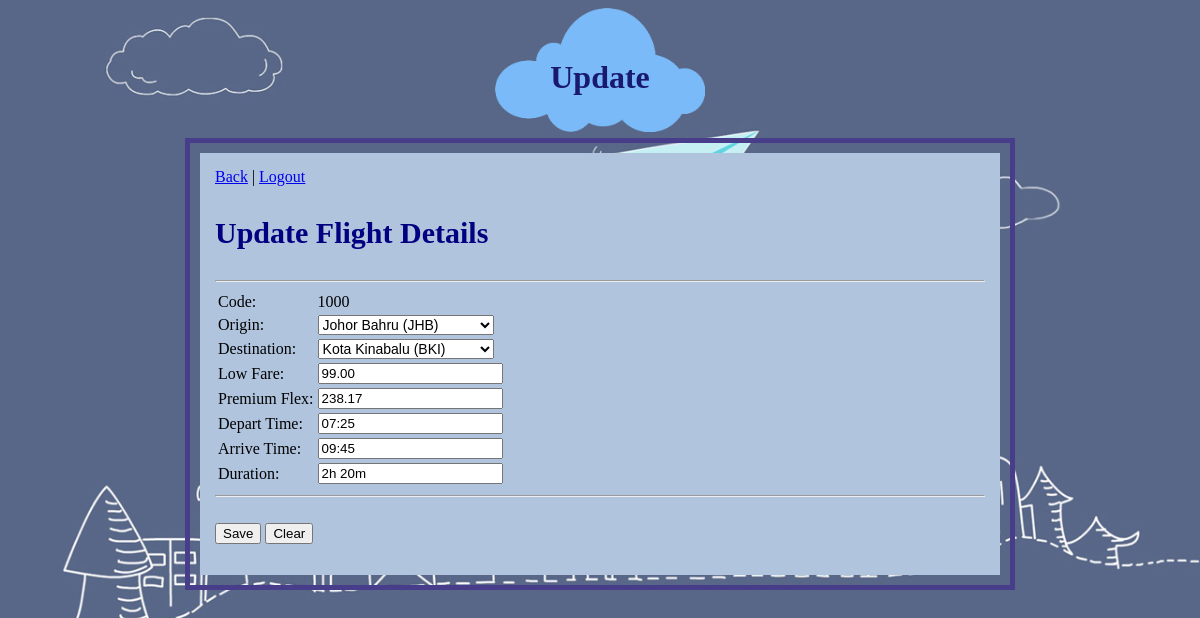
The page /admin/editFlightA.php?code=1000 (signed in) on the database its author committed.
### tables this page shows
CREATE TABLE `flight` (
  `Code` int(4) NOT NULL AUTO_INCREMENT,
  `Origin` varchar(50) NOT NULL,
  `Destination` varchar(50) NOT NULL,
  `LowFare` varchar(10) NOT NULL,
  `PremiumFlex` varchar(10) NOT NULL,
  `DepartTime` varchar(10) NOT NULL,
  `ArriveTime` varchar(10) NOT NULL,
  `Duration` varchar(10) NOT NULL,
  PRIMARY KEY (`Code`),
  KEY `Loct` (`Origin`),
  KEY `Loct2` (`Destination`),
  CONSTRAINT `Loct` FOREIGN KEY (`Origin`) REFERENCES `locate` (`Origin`) ON DELETE CASCADE ON UPDATE CASCADE,
  CONSTRAINT `Loct2` FOREIGN KEY (`Destination`) REFERENCES `locate` (`Origin`) ON DELETE CASCADE ON UPDATE CASCADE
);

### admin/editFlightA.php (the view, shortened to what this page needs)
<html>
<head>
<link rel="stylesheet" type="text/css" href="../css/design.css">
<?php
	$code = $_GET['code'];
	$sql="SELECT * FROM flight where Code='".$code."'";
	$result=mysql_query($sql);
	$row = mysql_fetch_row($result);
?>
</head>
<body>
	<div id="tile">
	<h1>Update</h1></div>
	<div id="wrapper">
	<div id="bg1">
	<?php include('../include/valid3.php'); ?>
	<form name="form" method="post" action="saveFlightA.php">
		<h3>Update Flight Details</h3><hr>
		<table border="0">
			<tr>
				<td> Code: </td>
				<td> <?php echo $row[0]; ?> </td>
			</tr>
			<tr>
				<td> Origin: </td>
				<td> <select name="origin">
				<option value="<?php echo $row[1]; ?> "><?php echo $row[1]; ?> </option>
				</select></td>
			</tr>
			<tr>
				<td> Destination: </td>
				<td> <select name="destination">
				<option value="<?php echo $row[2]; ?> "><?php echo $row[2]; ?> </option>
				</select></td>
			</tr>
			<tr>
				<td> Low Fare: </td>
				<td> <input type="text" name="low" value="<?php echo $row[3]; ?>" required /></td>
			</tr>
			<tr>
				<td> Premium Flex:  </td>
				<td> <input type="text" name="premium" value="<?php echo $row[4]; ?>" required /></td>
			</tr>
			<tr>
				<td> Depart Time: </td>
				<td> <input type="text" name="depart" value="<?php echo $row[5]; ?>" required /></td>
			</tr>
			<tr>
				<td> Arrive Time:  </td>
				<td> <input type="text" name="arrive" value="<?php echo $row[6]; ?>" required /> </td>
			</tr>
			<tr>
				<td> Duration: </td>
				<td> <input type="text" name="duration" value="<?php echo $row[7]; ?>" required /> </td>
			</tr>
		</table>
<hr>
			<tr>
				<br>
				<td><input type="submit" onClick="return conf('Update Flight?');" name="Save" value="Save" /></td>
				<td><input type="Reset" name="Clear" value="Clear" /></td>
			</tr>
	</form>
	</div></div>
</body>
</html>

### css/design.css (style rules this page uses)
body { background-image:url("../images/bg1.jpg"); background-repeat:repeat-y; background-size:100%; }
h1 { color : MidnightBlue; text-align:center; }
h3 { font-size : 30px; color : Navy; }
select { font-size : 14px; }
hr { color:blue; }
#wrapper { width:800px; margin:0px auto; padding:10px; border: 5px solid; border-color:darkslateblue; }
#bg1 { background-color : LightSteelBlue; padding:15px; }
#tile { background-image:url("../images/cloud.jpg"); background-repeat:no-repeat; margin-left: auto; margin-right: auto; height:70px; width:150px; background-size:100%; padding:30px 30px 30px 30px; position:center; }

### rows shown on the page
flight: Code "1000", origin "Johor Bahru (JHB)", destination "Kota Kinabalu (BKI)", low "99.00", premium "238.17", depart "07:25", arrive "09:45", duration "2h 20m"
